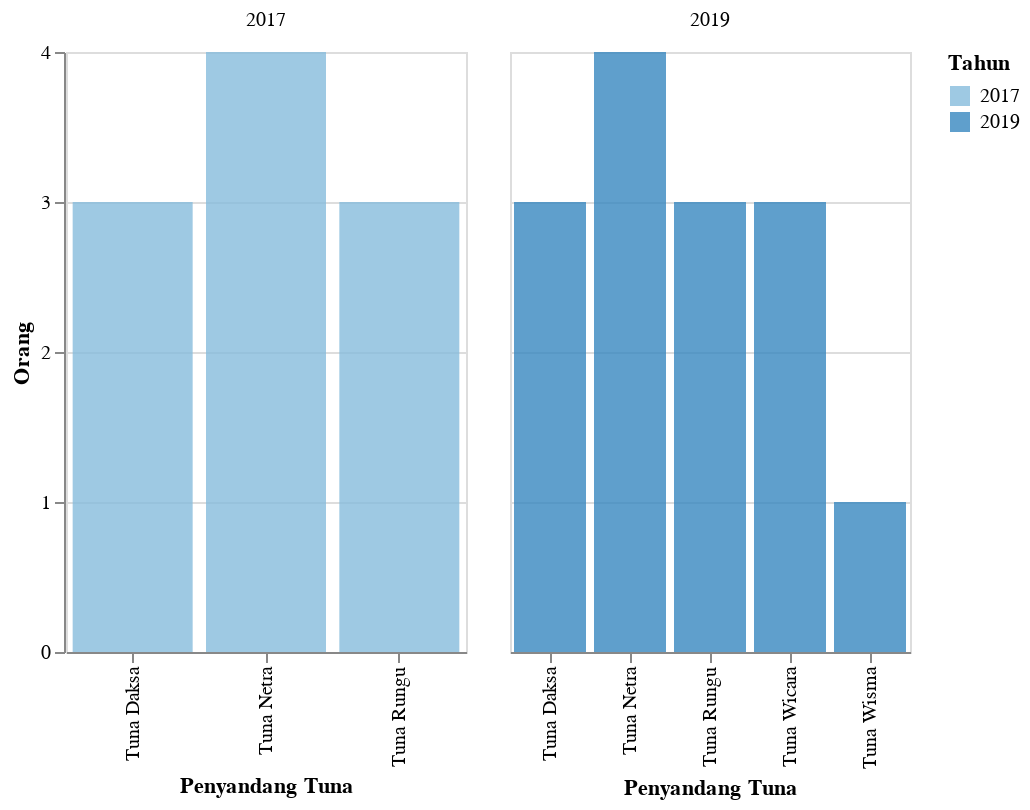

Write notebook code for a chart like this one.
### Markdown cell above
<h2> Penyandang Tuna</h2>

### Code cell
df_7 = data('Penyandang Tuna')
plot7 = plot_2(df_7,'Orang','Penyandang Tuna',200)
plot7

### Figure 1 — Vega-Lite specification as saved in the notebook (floating-point values rounded to 4 significant figures)
{"config": {"view": {"continuousWidth": 400, "continuousHeight": 300}}, "data": {"name": "data-127ffeeba4878a723f82772a1817ed0a"}, "mark": {"type": "bar", "opacity": 0.8}, "encoding": {"color": {"condition": {"type": "nominal", "field": "Tahun", "scale": {"scheme": "blues"}, "selection": "selector084"}, "value": "lightgray"}, "column": {"type": "ordinal", "field": "Tahun", "title": ""}, "tooltip": [{"type": "quantitative", "field": "Tahun"}, {"type": "nominal", "field": "Keterangan"}, {"type": "nominal", "field": "N"}, {"type": "nominal", "field": "Satuan"}], "x": {"type": "ordinal", "field": "Keterangan", "title": "Penyandang Tuna"}, "y": {"type": "quantitative", "axis": {"tickMinStep": 1}, "field": "N", "title": "Orang"}}, "resolve": {"scale": {"x": "independent"}}, "selection": {"selector084": {"type": "single", "encodings": ["y", "color"]}, "selector092": {"type": "interval", "bind": "scales", "encodings": ["x", "y"]}}, "width": 200, "$schema": "https://vega.github.io/schema/vega-lite/v4.8.1.json", "datasets": {"data-127ffeeba4878a723f82772a1817ed0a": [{"Tahun": 2017, "Kode": 1, "Data": "Kependudukan", "Kode Kategori": 1.9, "Kategori": "Penyandang Tuna", "Keterangan": "Tuna Netra", "N": "4", "Satuan": "Orang"}, {"Tahun": 2017, "Kode": 1, "Data": "Kependudukan", "Kode Kategori": 1.9, "Kategori": "Penyandang Tuna", "Keterangan": "Tuna Rungu", "N": "3", "Satuan": "Orang"}, {"Tahun": 2017, "Kode": 1, "Data": "Kependudukan", "Kode Kategori": 1.9, "Kategori": "Penyandang Tuna", "Keterangan": "Tuna Grahita", "N": null, "Satuan": "Orang"}, {"Tahun": 2017, "Kode": 1, "Data": "Kependudukan", "Kode Kategori": 1.9, "Kategori": "Penyandang Tuna", "Keterangan": "Tuna Daksa", "N": "3", "Satuan": "Orang"}, {"Tahun": 2017, "Kode": 1, "Data": "Kependudukan", "Kode Kategori": 1.9, "Kategori": "Penyandang Tuna", "Keterangan": "Tuna Susila", "N": null, "Satuan": "Orang"}, {"Tahun": 2019, "Kode": 1, "Data": "Kependudukan", "Kode Kategori": 1.9, "Kategori": "Penyandang Tuna", "Keterangan": "Tuna Netra", "N": 4.0, "Satuan": "Orang"}, {"Tahun": 2019, "Kode": 1, "Data": "Kependudukan", "Kode Kategori": 1.9, "Kategori": "Penyandang Tuna", "Keterangan": "Tuna Rungu", "N": 3.0, "Satuan": "Orang"}, {"Tahun": 2019, "Kode": 1, "Data": "Kependudukan", "Kode Kategori": 1.9, "Kategori": "Penyandang Tuna", "Keterangan": "Tuna Grahita", "N": null, "Satuan": "Orang"}, {"Tahun": 2019, "Kode": 1, "Data": "Kependudukan", "Kode Kategori": 1.9, "Kategori": "Penyandang Tuna", "Keterangan": "Tuna Daksa", "N": 3.0, "Satuan": "Orang"}, {"Tahun": 2019, "Kode": 1, "Data": "Kependudukan", "Kode Kategori": 1.9, "Kategori": "Penyandang Tuna", "Keterangan": "Tuna Susila", "N": null, "Satuan": "Orang"}, {"Tahun": 2019, "Kode": 1, "Data": "Kependudukan", "Kode Kategori": 1.9, "Kategori": "Penyandang Tuna", "Keterangan": "Tuna Wisma", "N": 1.0, "Satuan": "Orang"}, {"Tahun": 2019, "Kode": 1, "Data": "Kependudukan", "Kode Kategori": 1.9, "Kategori": "Penyandang Tuna", "Keterangan": "Tuna Wicara", "N": 3.0, "Satuan": "Orang"}]}}
